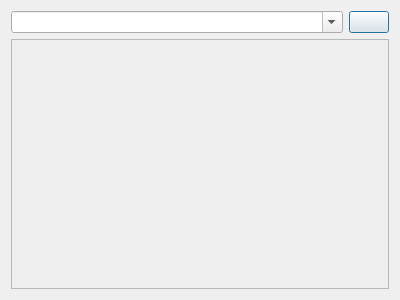
<?xml version="1.0" encoding="UTF-8"?>
<ui version="4.0">
 <class>TagEditor</class>
 <widget class="QWidget" name="TagEditor">
  <property name="geometry">
   <rect>
    <x>0</x>
    <y>0</y>
    <width>400</width>
    <height>300</height>
   </rect>
  </property>
  <property name="windowTitle">
   <string>Form</string>
  </property>
  <layout class="QVBoxLayout" name="verticalLayout">
   <item>
    <layout class="QHBoxLayout" name="horizontalLayout" stretch="1,0">
     <item>
      <widget class="QComboBox" name="comboBox">
       <property name="toolTip">
        <string>Tags in use.</string>
       </property>
       <property name="editable">
        <bool>true</bool>
       </property>
      </widget>
     </item>
     <item>
      <widget class="QPushButton" name="pushButton">
       <property name="toolTip">
        <string>Add tag.</string>
       </property>
       <property name="text">
        <string/>
       </property>
       <property name="icon">
        <iconset resource="../ressources.qrc">
         <normaloff>:/oldIcons/oldIcons/add-tag.png</normaloff>:/oldIcons/oldIcons/add-tag.png</iconset>
       </property>
       <property name="default">
        <bool>true</bool>
       </property>
      </widget>
     </item>
    </layout>
   </item>
   <item>
    <widget class="QScrollArea" name="scrollArea">
     <property name="widgetResizable">
      <bool>true</bool>
     </property>
     <widget class="QWidget" name="scrollAreaWidgetContents">
      <property name="geometry">
       <rect>
        <x>0</x>
        <y>0</y>
        <width>378</width>
        <height>238</height>
       </rect>
      </property>
      <layout class="QHBoxLayout" name="horizontalLayout_2">
       <property name="leftMargin">
        <number>0</number>
       </property>
       <property name="topMargin">
        <number>0</number>
       </property>
       <property name="rightMargin">
        <number>0</number>
       </property>
       <property name="bottomMargin">
        <number>0</number>
       </property>
       <item>
        <widget class="QLabel" name="label">
         <property name="toolTip">
          <string>Click on tag to remove it.</string>
         </property>
         <property name="text">
          <string/>
         </property>
         <property name="alignment">
          <set>Qt::AlignLeading|Qt::AlignLeft|Qt::AlignTop</set>
         </property>
        </widget>
       </item>
      </layout>
     </widget>
    </widget>
   </item>
  </layout>
 </widget>
 <resources>
  <include location="../ressources.qrc"/>
 </resources>
 <connections/>
</ui>
